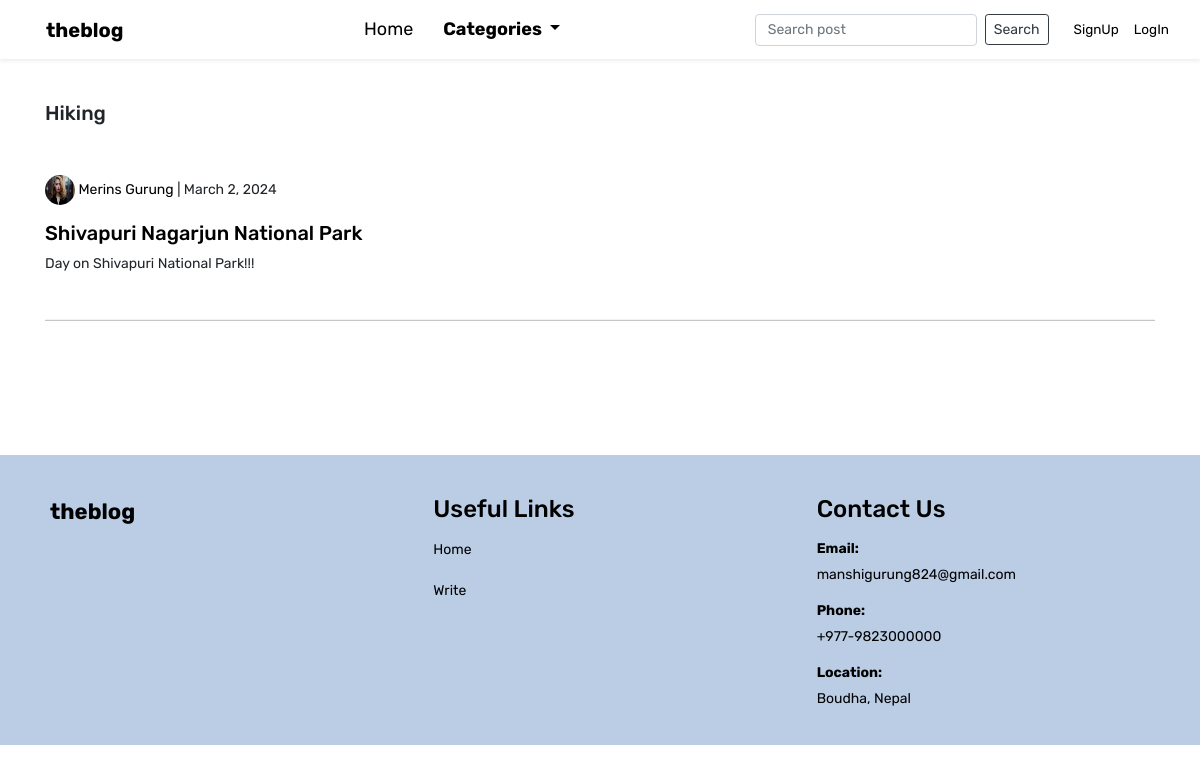
Page /category/Hiking/ on the earlier database version.
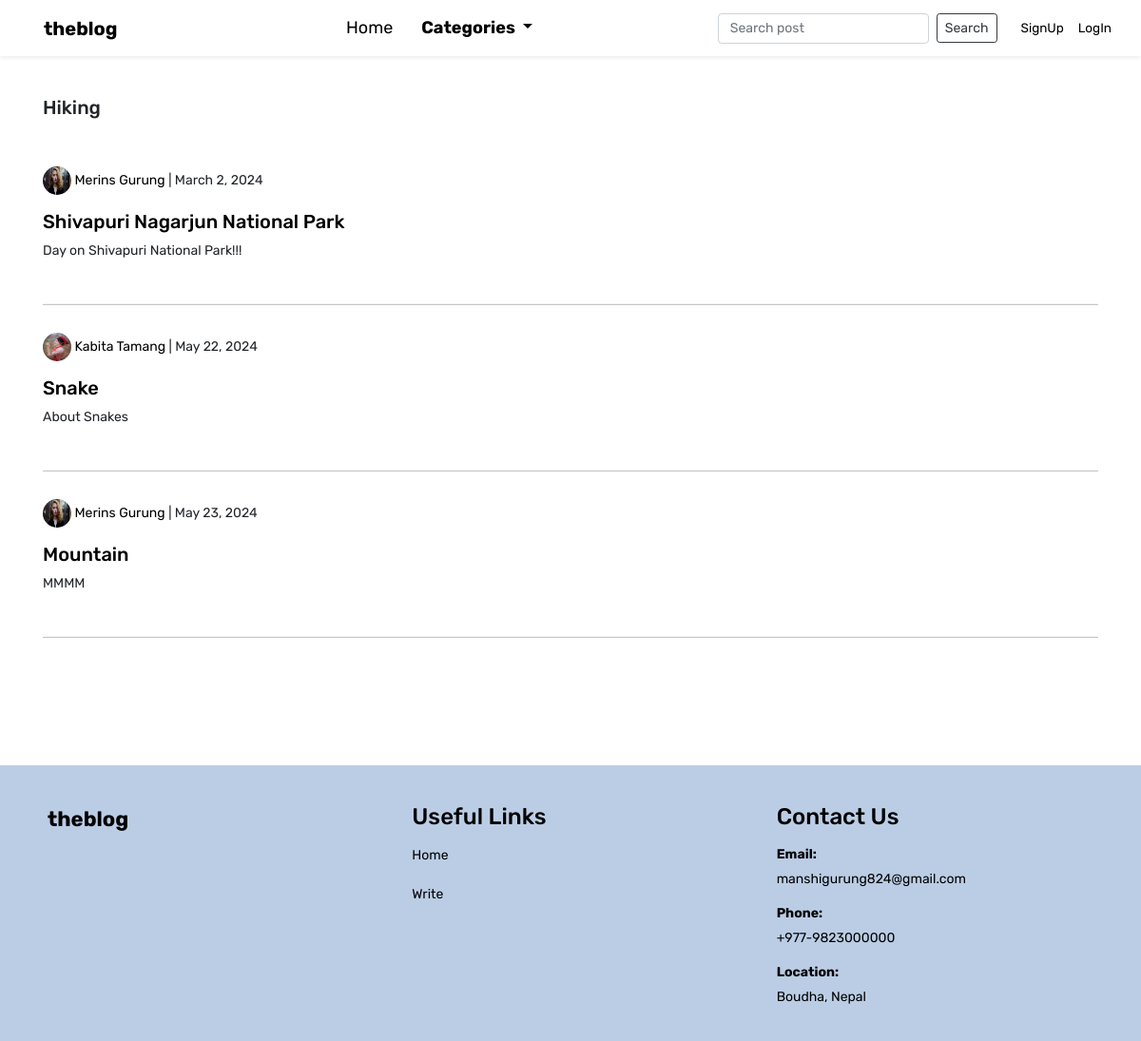
Same page on the later database version.
### theblog/models.py (models this page shows, shortened)
class Post(models.Model):
	title = models.CharField(max_length=255)
	title_tag = models.CharField(max_length=255, default='Blog', blank=True)
	author = models.ForeignKey(User, on_delete=models.CASCADE)
	body = RichTextField(blank=True, null=True)
	post_date = models.DateField(auto_now_add=True)
	category = models.CharField(max_length=255, default='coding')
	snippet = models.CharField(max_length=255)
	likes = models.ManyToManyField(User, related_name='blog_posts')

class Profile(models.Model):
	user = models.OneToOneField(User, null=True, on_delete=models.CASCADE)
	bio = models.TextField()
	profile_pic = models.ImageField(null=True, blank=True, upload_to="images/profile/")
	website_url = models.CharField(max_length=255, null=True, blank=True)
	facebook_url = models.CharField(max_length=255, null=True, blank=True)
	twitter_url = models.CharField(max_length=255, null=True, blank=True)
	instagram_url = models.CharField(max_length=255, null=True, blank=True)
	pinterest_url = models.CharField(max_length=255, null=True, blank=True)

### theblog/views.py (the view)
# urls.py: path('category/<str:cats>/', CategoryView.as_view(), name="category"),
class CategoryView(ListView):
	model = Post
	template_name = 'categories.html'
	context_object_name = 'category_posts'
	def get_queryset(self):
		category_name = self.kwargs['cats']
		category = get_object_or_404(Category, name=category_name)
		return Post.objects.filter(category=category)
	def get_context_data(self, **kwargs):
		context = super().get_context_data(**kwargs)
		category_name = self.kwargs['cats']
		context['cats'] = category_name.title()
		context["cat_menu"] = Category.objects.all()
		return context

### theblog/models.py (called while the page is built)
	def __str__(self):
		return self.name

	def get_absolute_url(self):
		return reverse('home')

### theblog/templates/categories.html
{% extends 'base.html' %}
{% load static %}
{% block content %}
<br>
	{% if category_posts %}
		<h5>{{ cats }}</h5>
		<br><br>
		{% for post in category_posts %}
			<p><a href="{% url 'show_profile_page' post.author.profile.id %}" class="post-link">
				{% if post.author.profile.profile_pic %}
		      		<img src="{{ post.author.profile.profile_pic.url }}" class="rounded-circle" height=30 width=30>
		      	{% else %}
		      		<img src="{% static 'theblog/images/default_profile_pic.png' %}" class="rounded-circle" height=30 width=30>
		      	{% endif %}
		      	{{ post.author.first_name}} {{ post.author.last_name}}</a> | {{ post.post_date}}
		    </p>
			<h5><a href="{% url 'article-detail' post.pk %}" class="post-link">{{ post.title }}</a></h5>
		  	<p>{{ post.snippet }}</p>
		  	<br>
		  	<hr class="my-2 light">
		  	<br>
		{% endfor %}
	{% else %}
		<h4>Sorry! No any {{ cats }} related posts</h4>
	{% endif %}
{% endblock %}

Differences in the rows shown:
added Post: author.profile.profile_pic (picture), author.first_name "Kabita", author.last_name "Tamang", post_date "May 22, 2024", title "Snake", snippet "About Snakes"
added Post: author.profile.profile_pic (picture), author.first_name "Merins", author.last_name "Gurung", post_date "May 23, 2024", title "Mountain", snippet "MMMM"
